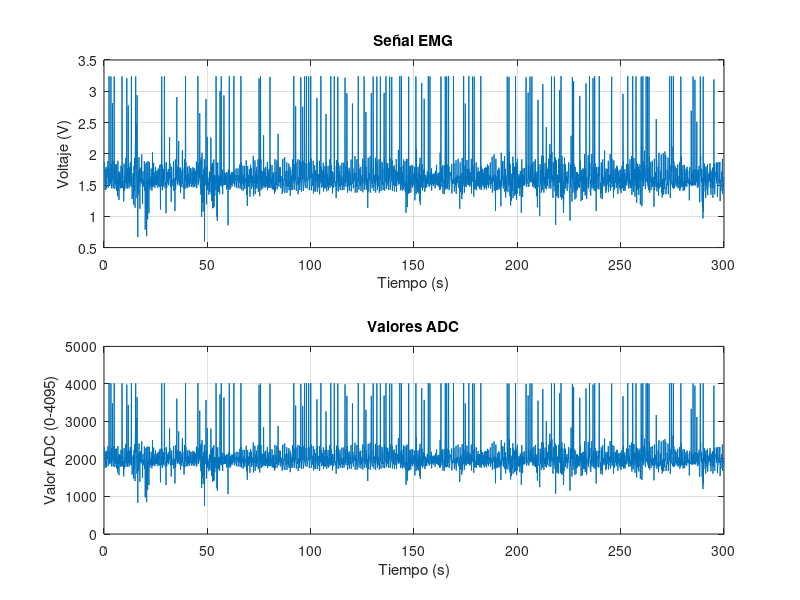

Source code (MATLAB):
% Cargar el archivo .mat generado por tu script
load('datos_EMG.mat'); % Carga recorded_time y recorded_voltage

% Verificar que las variables existen
if ~exist('recorded_time', 'var') || ~exist('recorded_voltage', 'var')
    error('El archivo no contiene las variables expected (recorded_time, recorded_voltage)');
end

% Crear nombre de archivo con marca de tiempo
timestamp = datestr(now, 'yyyy-mm-dd_HH-MM-SS');
output_filename = sprintf('ECG_data_%s.txt', timestamp);

% Abrir archivo para escritura
fileID = fopen(output_filename, 'w');

% Escribir encabezado
fprintf(fileID, 'Tiempo(s)\tVoltaje(V)\tValor_ADC\n');

% Calcular valores ADC (inverso de tu fórmula original)
ADC_values = round(recorded_voltage * 4095 / 3.3);

% Escribir datos
for i = 1:length(recorded_time)
    fprintf(fileID, '%.6f\t%.4f\t%d\n', ...
            recorded_time(i), ...
            recorded_voltage(i), ...
            ADC_values(i));
end

fclose(fileID);

% Mostrar resumen
disp('============================================');
disp(' Conversión completada exitosamente');
disp('============================================');
disp([' Archivo de entrada: datos_EMG.mat']);
disp([' Archivo de salida: ' output_filename]);
disp([' Muestras convertidas: ' num2str(length(recorded_time))]);
disp([' Duración total: ' num2str(max(recorded_time)) ' segundos']);
disp([' Frecuencia promedio: ' num2str(length(recorded_time)/max(recorded_time)) ' Hz']);
disp('============================================');

% Opcional: Graficar para verificar
figure;
subplot(2,1,1);
plot(recorded_time, recorded_voltage);
title('Señal EMG');
xlabel('Tiempo (s)');
ylabel('Voltaje (V)');
grid on;

subplot(2,1,2);
plot(recorded_time, ADC_values);
title('Valores ADC');
xlabel('Tiempo (s)');
ylabel('Valor ADC (0-4095)');
grid on;